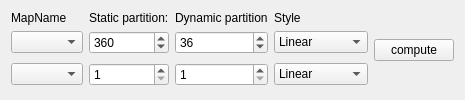
           <widget class="QWidget" name="tab_8">
            <attribute name="title">
             <string>General</string>
            </attribute>
            <layout class="QGridLayout" name="gridLayout_31">
             <item row="0" column="0">
              <layout class="QGridLayout" name="gridLayout_30">
               <item row="2" column="0" rowspan="2">
                <widget class="QComboBox" name="comboBox_partition_mapname1"/>
               </item>
               <item row="0" column="3">
                <widget class="QLabel" name="label_46">
                 <property name="text">
                  <string>Style</string>
                 </property>
                </widget>
               </item>
               <item row="1" column="2">
                <widget class="QSpinBox" name="sb_partition_dn0">
                 <property name="minimum">
                  <number>1</number>
                 </property>
                 <property name="maximum">
                  <number>999</number>
                 </property>
                 <property name="value">
                  <number>36</number>
                 </property>
                </widget>
               </item>
               <item row="0" column="1">
                <widget class="QLabel" name="label_48">
                 <property name="text">
                  <string>Static partition:</string>
                 </property>
                </widget>
               </item>
               <item row="0" column="2">
                <widget class="QLabel" name="label_50">
                 <property name="text">
                  <string>Dynamic partition</string>
                 </property>
                </widget>
               </item>
               <item row="2" column="3" rowspan="2">
                <widget class="QComboBox" name="comboBox_partition_style1">
                 <item>
                  <property name="text">
                   <string>Linear</string>
                  </property>
                 </item>
                 <item>
                  <property name="text">
                   <string>Logarithmic</string>
                  </property>
                 </item>
                </widget>
               </item>
               <item row="1" column="1">
                <widget class="QSpinBox" name="sb_partition_sn0">
                 <property name="minimum">
                  <number>2</number>
                 </property>
                 <property name="maximum">
                  <number>9999</number>
                 </property>
                 <property name="value">
                  <number>360</number>
                 </property>
                </widget>
               </item>
               <item row="0" column="0">
                <widget class="QLabel" name="label_53">
                 <property name="text">
                  <string>MapName</string>
                 </property>
                </widget>
               </item>
               <item row="1" column="0">
                <widget class="QComboBox" name="comboBox_partition_mapname0"/>
               </item>
               <item row="2" column="2" rowspan="2">
                <widget class="QSpinBox" name="sb_partition_dn1">
                 <property name="minimum">
                  <number>1</number>
                 </property>
                 <property name="maximum">
                  <number>999</number>
                 </property>
                 <property name="value">
                  <number>1</number>
                 </property>
                </widget>
               </item>
               <item row="2" column="1" rowspan="2">
                <widget class="QSpinBox" name="sb_partition_sn1">
                 <property name="minimum">
                  <number>1</number>
                 </property>
                 <property name="maximum">
                  <number>9999</number>
                 </property>
                 <property name="value">
                  <number>1</number>
                 </property>
                </widget>
               </item>
               <item row="1" column="3">
                <widget class="QComboBox" name="comboBox_partition_style0">
                 <item>
                  <property name="text">
                   <string>Linear</string>
                  </property>
                 </item>
                 <item>
                  <property name="text">
                   <string>Logarithmic</string>
                  </property>
                 </item>
                </widget>
               </item>
               <item row="0" column="6" rowspan="4">
                <widget class="QPushButton" name="btn_compute_qpartition3">
                 <property name="text">
                  <string>compute</string>
                 </property>
                </widget>
               </item>
              </layout>
             </item>
            </layout>
           </widget>
